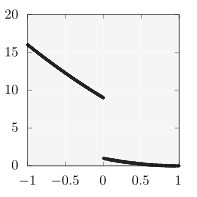

Generate this figure with gnuplot:
set size square
unset key
set lmargin 2
set rmargin 1
set tmargin 1
set bmargin 2

set xtics 0.5
set ytics 5

# set format x "$%.1f$"
# set format y "$%.1f$"

plot 'schaffer2_1000_895_23.dat' u 1:2 w points lc rgb "#222222" pt 13 ps 0.8
